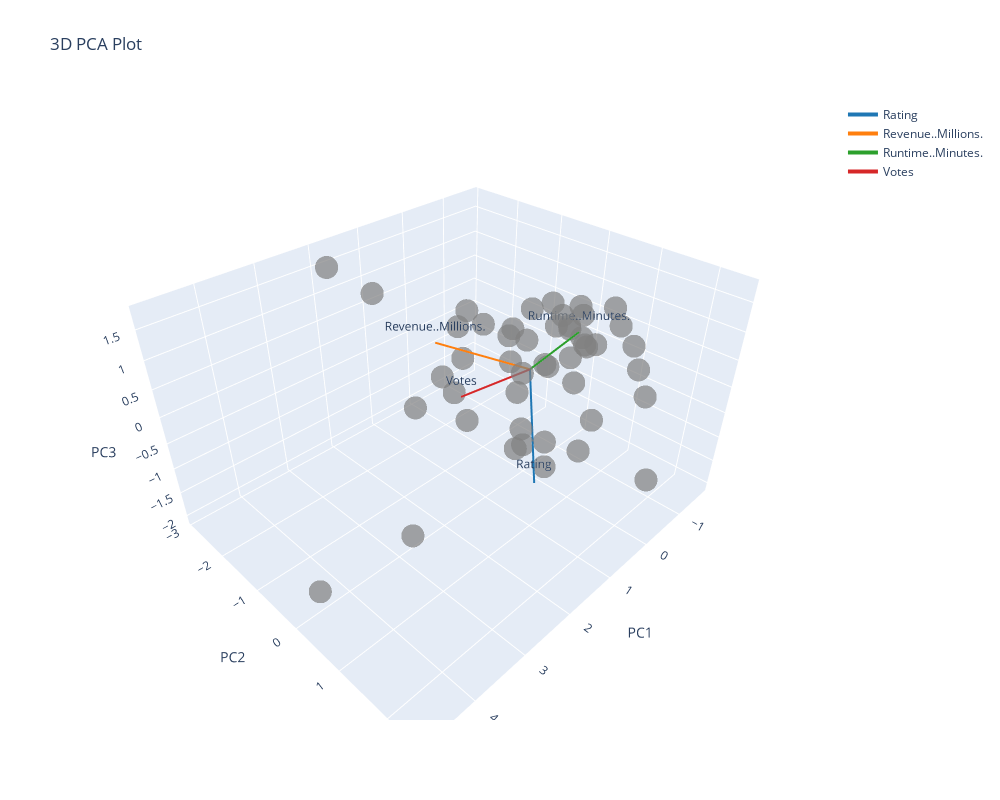

Write notebook code for a chart like this one.
### Markdown cell above
#### 2.2.3. 3D Plot (Interactive)

### Code cell
# Base PCA scatter plot (gray points) with movie titles on hover
fig = px.scatter_3d(
    df_pca_titles,
    x='PC1',
    y='PC2',
    z='PC3',
    opacity=0.7,
    color_discrete_sequence=['gray'],
    hover_name='Title',
    title='3D PCA Plot',
    labels={'x': 'PC1', 'y': 'PC2', 'z': 'PC3'}
)

# Define colors for arrows
colors = px.colors.qualitative.D3

# Sort features alphabetically
sorted_features = sorted(zip(features, loadings), key=lambda x: x[0])

# Add arrows for sorted features
for i, (feature, vec) in enumerate(sorted_features):
    fig.add_trace(go.Scatter3d(
        x=[0, vec[0] * 2],
        y=[0, vec[1] * 2],
        z=[0, vec[2] * 2],
        mode='lines+text',
        name=feature,
        text=[None, feature],
        textposition='top center',
        line=dict(color=colors[i % len(colors)], width=4)
    ))

# Layout settings
fig.update_layout(
    width=1000,
    height=800
)
fig.show()

### Figure 1 — Plotly figure (JSON) as saved in the notebook; plotly's stock layout.template omitted (floating-point values rounded to 4 significant figures)
{"data": [{"hovertemplate": "<b>%{hovertext}</b><br><br>PC1=%{x}<br>PC2=%{y}<br>PC3=%{z}<extra></extra>", "hovertext": ["The Dark Knight", "Inception", "Dangal", "Interstellar", "Kimi no na wa", "The Intouchables", "The Prestige", "The Departed", "The Dark Knight Rises", "Whiplash", "The Lives of Others", "Taare Zameen Par", "Django Unchained", "3 Idiots", "WALL·E", "La La Land", "Bahubali: The Beginning", "Inglourious Basterds", "Jagten", "Up", "Toy Story 3", "Hacksaw Ridge", "The Wolf of Wall Street", "Room", "Warrior", "Pan's Labyrinth", "Inside Out", "Gran Torino", "Incendies", "El secreto de sus ojos", "PK", "Guardians of the Galaxy", "Lion", "Star Wars: Episode VII - The Force Awakens", "Mad Max: Fury Road", "Zootopia", "The Avengers", "Gone Girl", "Prisoners", "The Help", "12 Years a Slave", "Harry Potter and the Deathly Hallows: Part 2", "No Country for Old Men", "Shutter Island", "Ah-ga-ssi", "Spotlight", "Into the Wild"], "legendgroup": "", "marker": {"color": "gray", "opacity": 0.7, "symbol": "circle"}, "mode": "markers", "name": "", "scene": "scene", "showlegend": false, "type": "scatter3d", "x": [4.772, 3.335, 0.108, 1.999, -1.045, -0.03417, 0.7156, 1.231, 2.706, -0.4411, -0.4073, -0.379, 1.464, -0.2663, 0.3044, -0.6015, -0.8927, 0.86, -1.271, 0.1592, 0.3267, -0.9598, 0.8317, -1.343, -0.8338, -0.8055, -0.4243, -0.3786, -1.424, -1.326, -1.114, 0.2399, -1.662, 1.817, -0.4505, -0.7071, 1.77, -0.03603, -0.616, -0.5809, -0.775, 0.1886, -0.5811, 0.1023, -1.575, -1.262, -0.7408], "y": [0.4622, 0.7339, 2.448, 1.405, 0.4288, 0.4259, 0.5101, 0.8695, 0.1733, 0.0879, 1.032, 1.936, 0.9399, 1.812, -1.142, -0.09699, 1.321, 0.5293, 0.01484, -1.618, -1.757, 0.2889, 1.145, -0.1657, 0.4449, -0.3178, -1.973, -0.7527, 0.2786, 0.1629, 0.9094, -1.451, -0.4618, -2.884, -0.8785, -1.724, -1.803, -0.07298, 0.4404, -0.08184, -0.1196, -1.289, -0.5778, -0.3342, 0.4776, -0.1955, 0.4197], "z": [-1.179, -0.9579, -0.84, 0.2358, -2.057, -1.845, -0.8963, -0.1148, 0.6573, -1.705, -0.7137, 0.2026, 0.6896, 0.6819, -1.468, -0.2486, 0.6227, 0.5525, -0.8416, -1.154, -0.7919, 0.3324, 1.75, -0.4201, 0.3092, -0.3935, -0.8144, -0.3405, 0.001634, -0.05002, 0.7351, 0.3318, -0.07445, 1.476, 0.1051, -0.09379, 1.375, 1.082, 1.098, 0.9823, 0.4642, 0.6804, 0.08643, 0.676, 0.7338, 0.2511, 0.887]}, {"line": {"color": "#1F77B4", "width": 4}, "mode": "lines+text", "name": "Rating", "text": [null, "Rating"], "textposition": "top center", "type": "scatter3d", "x": [0, 0.8882], "y": [0, 0.9448], "z": [0, -1.348]}, {"line": {"color": "#FF7F0E", "width": 4}, "mode": "lines+text", "name": "Revenue..Millions.", "text": [null, "Revenue..Millions."], "textposition": "top center", "type": "scatter3d", "x": [0, 0.9922], "y": [0, -1.216], "z": [0, 0.4144]}, {"line": {"color": "#2CA02C", "width": 4}, "mode": "lines+text", "name": "Runtime..Minutes.", "text": [null, "Runtime..Minutes."], "textposition": "top center", "type": "scatter3d", "x": [0, 0.549], "y": [0, 1.255], "z": [0, 1.418]}, {"line": {"color": "#D62728", "width": 4}, "mode": "lines+text", "name": "Votes", "text": [null, "Votes"], "textposition": "top center", "type": "scatter3d", "x": [0, 1.388], "y": [0, -0.2316], "z": [0, 0.005727]}], "layout": {"height": 800, "legend": {"tracegroupgap": 0}, "scene": {"domain": {"x": [0, 1], "y": [0, 1]}, "xaxis": {"title": {"text": "PC1"}}, "yaxis": {"title": {"text": "PC2"}}, "zaxis": {"title": {"text": "PC3"}}}, "title": {"text": "3D PCA Plot"}, "width": 1000}}
